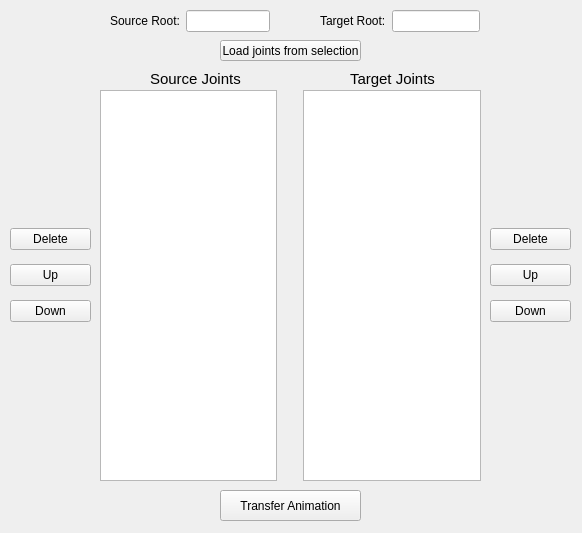
<?xml version="1.0" encoding="UTF-8"?>
<ui version="4.0">
 <class>Form</class>
 <widget class="QWidget" name="Form">
  <property name="geometry">
   <rect>
    <x>0</x>
    <y>0</y>
    <width>582</width>
    <height>533</height>
   </rect>
  </property>
  <property name="windowTitle">
   <string>Transfer Skeletal Animation</string>
  </property>
  <widget class="QPushButton" name="transferButton">
   <property name="geometry">
    <rect>
     <x>220</x>
     <y>490</y>
     <width>141</width>
     <height>31</height>
    </rect>
   </property>
   <property name="text">
    <string>Transfer Animation</string>
   </property>
  </widget>
  <widget class="QWidget" name="verticalLayoutWidget">
   <property name="geometry">
    <rect>
     <x>10</x>
     <y>220</y>
     <width>81</width>
     <height>111</height>
    </rect>
   </property>
   <layout class="QVBoxLayout" name="sourceButtonLayout">
    <item>
     <widget class="QPushButton" name="sourceDeleteButton">
      <property name="text">
       <string>Delete</string>
      </property>
     </widget>
    </item>
    <item>
     <widget class="QPushButton" name="sourceUpButton">
      <property name="text">
       <string>Up</string>
      </property>
     </widget>
    </item>
    <item>
     <widget class="QPushButton" name="sourceDownButton">
      <property name="text">
       <string>Down</string>
      </property>
     </widget>
    </item>
   </layout>
  </widget>
  <widget class="QWidget" name="verticalLayoutWidget_2">
   <property name="geometry">
    <rect>
     <x>490</x>
     <y>220</y>
     <width>81</width>
     <height>111</height>
    </rect>
   </property>
   <layout class="QVBoxLayout" name="targetButtonLayout">
    <item>
     <widget class="QPushButton" name="targetDeleteButton">
      <property name="text">
       <string>Delete</string>
      </property>
     </widget>
    </item>
    <item>
     <widget class="QPushButton" name="targetUpButton">
      <property name="text">
       <string>Up</string>
      </property>
     </widget>
    </item>
    <item>
     <widget class="QPushButton" name="targetDownButton">
      <property name="text">
       <string>Down</string>
      </property>
     </widget>
    </item>
   </layout>
  </widget>
  <widget class="QWidget" name="horizontalLayoutWidget">
   <property name="geometry">
    <rect>
     <x>100</x>
     <y>90</y>
     <width>381</width>
     <height>391</height>
    </rect>
   </property>
   <layout class="QHBoxLayout" name="listLayout">
    <item>
     <widget class="QListWidget" name="sourceList">
      <property name="selectionRectVisible">
       <bool>true</bool>
      </property>
     </widget>
    </item>
    <item>
     <spacer name="listSpacer">
      <property name="orientation">
       <enum>Qt::Vertical</enum>
      </property>
      <property name="sizeHint" stdset="0">
       <size>
        <width>20</width>
        <height>40</height>
       </size>
      </property>
     </spacer>
    </item>
    <item>
     <widget class="QListWidget" name="targetList">
      <property name="selectionRectVisible">
       <bool>true</bool>
      </property>
     </widget>
    </item>
   </layout>
  </widget>
  <widget class="QLabel" name="sourceJointsLabel">
   <property name="geometry">
    <rect>
     <x>150</x>
     <y>70</y>
     <width>91</width>
     <height>18</height>
    </rect>
   </property>
   <property name="font">
    <font>
     <pointsize>11</pointsize>
    </font>
   </property>
   <property name="text">
    <string>Source Joints</string>
   </property>
  </widget>
  <widget class="QLabel" name="targetJointsLabel">
   <property name="geometry">
    <rect>
     <x>350</x>
     <y>70</y>
     <width>85</width>
     <height>18</height>
    </rect>
   </property>
   <property name="font">
    <font>
     <pointsize>11</pointsize>
    </font>
   </property>
   <property name="text">
    <string>Target Joints</string>
   </property>
  </widget>
  <widget class="QWidget" name="horizontalLayoutWidget_2">
   <property name="geometry">
    <rect>
     <x>110</x>
     <y>10</y>
     <width>160</width>
     <height>22</height>
    </rect>
   </property>
   <layout class="QHBoxLayout" name="sourceRootLayout">
    <item>
     <widget class="QLabel" name="sourceRootLabel">
      <property name="text">
       <string>Source Root:</string>
      </property>
     </widget>
    </item>
    <item>
     <widget class="QLineEdit" name="sourceRootWindow"/>
    </item>
   </layout>
  </widget>
  <widget class="QWidget" name="horizontalLayoutWidget_3">
   <property name="geometry">
    <rect>
     <x>320</x>
     <y>10</y>
     <width>160</width>
     <height>22</height>
    </rect>
   </property>
   <layout class="QHBoxLayout" name="targetRootLayout">
    <item>
     <widget class="QLabel" name="targetRootLabel">
      <property name="text">
       <string>Target Root:</string>
      </property>
     </widget>
    </item>
    <item>
     <widget class="QLineEdit" name="targetRootWindow"/>
    </item>
   </layout>
  </widget>
  <widget class="QPushButton" name="loadFromSelectionButton">
   <property name="geometry">
    <rect>
     <x>220</x>
     <y>40</y>
     <width>141</width>
     <height>21</height>
    </rect>
   </property>
   <property name="text">
    <string>Load joints from selection</string>
   </property>
  </widget>
 </widget>
 <resources/>
 <connections/>
</ui>
